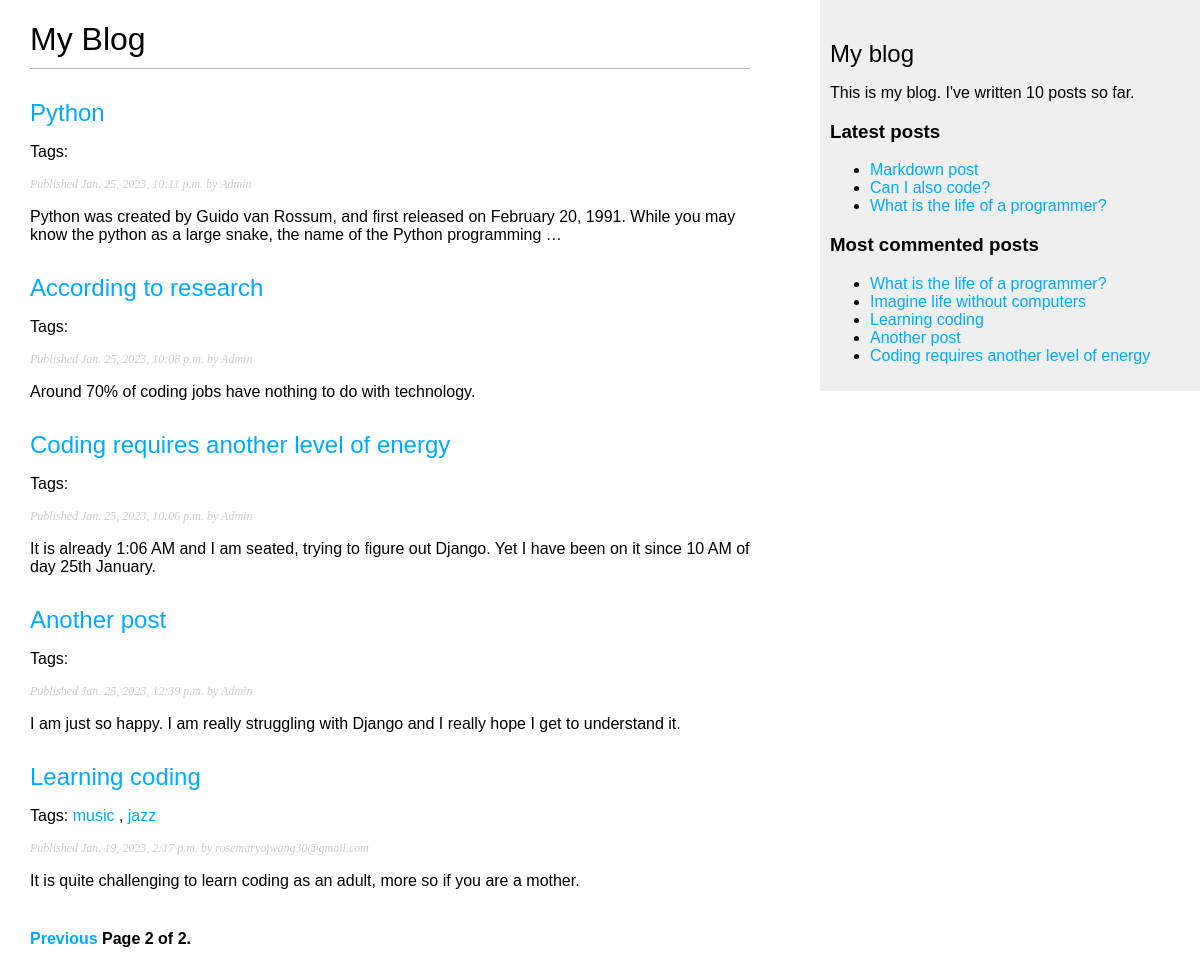
Screenshot of /blog/?page=2 with the database file from the repository.
### blog/models.py (models this page shows, shortened)
class Post(models.Model):
    class Status(models.TextChoices):
        DRAFT = 'DF', 'Draft'
        PUBLISHED = 'PB', 'Published'
    title = models.CharField(max_length = 250)
    slug = models.SlugField(max_length = 250,
                            unique_for_date='publish')
    author = models.ForeignKey(User,
                               on_delete=models.CASCADE,
                               related_name='blog_posts')
    body = models.TextField()
    publish = models.DateTimeField(default=timezone.now)
    created = models.DateTimeField(auto_now_add=True)
    updated = models.DateTimeField(auto_now=True)
    status = models.CharField(max_length=2,
                              choices=Status.choices,
                              default=Status.DRAFT)
    objects = models.Manager()
    published = PublishedManager()
    tags = TaggableManager()
    class Meta:
        ordering = ['-publish']
        indexes = [
            models.Index(fields=['-publish']),
        ]
    def get_absolute_url(self):
        return reverse('blog:post_detail',
                       args=[self.publish.year,
                       self.publish.month,
                       self.publish.day,
                       self.slug])

### blog/views.py (the view)
# urls.py: path('', views.post_list, name='post_list'),
def post_list(request, tag_slug=None):
     post_list = Post.published.all()
     tag = None
     if tag_slug:
        tag = get_object_or_404(Tag, slug=tag_slug)
        post_list = post_list.filter(tags__in=[tag])
     paginator = Paginator(post_list, 5)
     page_number = request.GET.get('page')
     try:
        posts = paginator.page(page_number)
     except PageNotAnInteger:
        posts = paginator.page(1)
     except EmptyPage:
        posts = paginator.page(paginator.num_pages)
     return render(request,
                  'blog/post/list.html',
                   {'posts': posts,
                   'tag': tag})

### blog/models.py (called while the page is built)
    def get_queryset(self):
        return super().get_queryset()\
                       .filter(status=Post.Status.PUBLISHED)

### blog/templatetags/blog_tags.py (called while the page is built)
@register.simple_tag
def total_posts():
    return Post.published.count()

@register.simple_tag
def get_most_commented_posts(count=5):
    return Post.published.annotate(
                total_comments=Count('comments')
           ).order_by('-total_comments')[:count]

@register.filter(name='markdown')
def markdown_format(text):
    return mark_safe(markdown.markdown(text))

@register.inclusion_tag('blog/post/latest_posts.html')
def show_latest_posts(count=5):
    latest_posts = Post.published.order_by('-publish')[:count]
    return {'latest_posts': latest_posts}

### blog/templates/blog/post/list.html (shortened to what this page needs)
{% extends "blog/base.html" %}
{% load blog_tags %}
{% block content %}
 <h1>My Blog</h1>
 {% for post in posts %}
  <h2>
    <a href="{{ post.get_absolute_url }}">
      {{ post.title }}
    </a>
  </h2>
  <p class="tags">
    Tags:
    {% for tag in post.tags.all %}
      <a href="{% url "blog:post_list_by_tag" tag.slug %}">
        {{ tag.name }}
      </a>
      {% if not forloop.last %}, {% endif %}
    {% endfor %}
  </p>
  <p class="date">
    Published {{ post.publish }} by {{ post.author }}
  </p>
  {{ post.body|markdown|truncatewords_html:30 }}
 {% endfor %}
 {% include "pagination.html" with page=posts %}
{% endblock %}

### blog/templates/blog/base.html (shortened to what this page needs)
{% load blog_tags %}
{% load static %}
<!DOCTYPE html>
<html lang="en-US">
<head>
    <link href="{% static 'css/blog.css' %}" rel="stylesheet">
</head>
<body>
    <div id="content">
        {% block content %}
        {% endblock %}
    </div>
    <div id="sidebar">
        <h2>My blog</h2>
        <p>This is my blog.
           I've written {% total_posts %} posts so far.
        </p>
        <h3>Latest posts</h3>
        {% show_latest_posts 3 %}
        <h3>Most commented posts</h3>
        {% get_most_commented_posts as most_commented_posts %}
        <ul>
            {% for post in most_commented_posts %}
                <li>
                    <a href="{{ post.get_absolute_url }}">{{ post.title }}</a>
                </li>
            {% endfor %}
        </ul>
    </div>
</body>
</html>

### blog/templates/blog/post/latest_posts.html (shortened to what this page needs)
<!DOCTYPE html>
<html lang="en">
<head>
</head>
<body>
    <ul>
        {% for post in latest_posts %}
        <li>
            <a href="{{ post.get_absolute_url }}">{{ post.title }}</a>
        </li>
        {% endfor %}
    </ul>
</body>
</html>

### static/css/blog.css (style rules this page uses)
body { margin:0; padding:0; font-family:helvetica, sans-serif; }
a { color:#00abff; text-decoration:none; }
h1 { font-weight:normal; border-bottom:1px solid #bbb; padding:0 0 10px 0; }
h2 { font-weight:normal; margin:30px 0 0; }
#content { float:left; width:60%; padding:0 0 0 30px; }
#sidebar { float:right; width:30%; padding:10px; background:#efefef; height:100%; }
p.date { color:#ccc; font-family: georgia, serif; font-size: 12px; font-style: italic; }

### rows the page displays
Post: title "Python", publish "Jan. 25, 2023, 10:11 p.m.", author "Admin", body "Python was created by Guido van Rossum, and first released on February 20, 1991. While you may know the python as a large snake, the name of the Python programming …"
Post: title "According to research", publish "Jan. 25, 2023, 10:08 p.m.", author "Admin", body "Around 70% of coding jobs have nothing to do with technology."
Post: title "Coding requires another level of energy", publish "Jan. 25, 2023, 10:06 p.m.", author "Admin", body "It is already 1:06 AM and I am seated, trying to figure out Django. Yet I have been on it since 10 AM of day 25th January."
Post: title "Another post", publish "Jan. 25, 2023, 12:39 p.m.", author "Admin", body "I am just so happy. I am really struggling with Django and I really hope I get to understand it."
Post: title "Learning coding", publish "Jan. 19, 2023, 2:17 p.m.", author "rosemaryojwang30@gmail.com", body "It is quite challenging to learn coding as an adult, more so if you are a mother."
Tag: name "music"
Tag: name "jazz"
Post: title "Markdown post"
Post: title "Can I also code?"
Post: title "What is the life of a programmer?"
Post: title "Imagine life without computers"

### other values shown
{{ page.number }} "2"
{{ page.paginator.num_pages }} "2"
